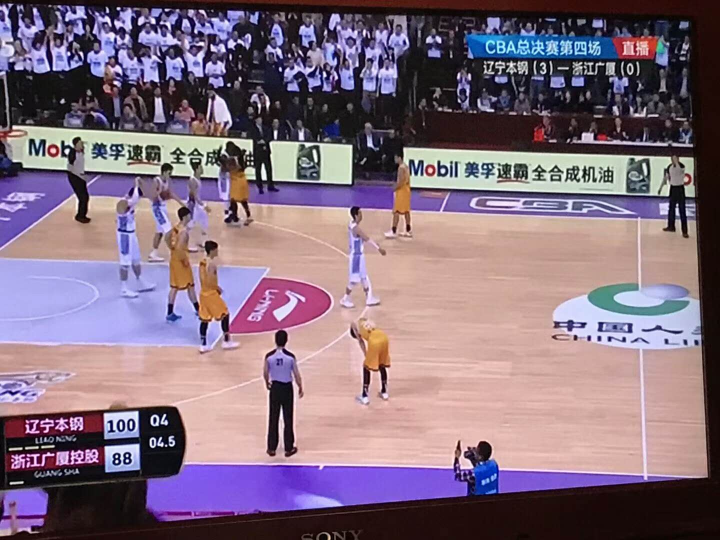
#> input picture 经典神经网络结构/AlexNet/original/people.jpg, 1440 x 1080 px (shown at 1/2 size)
$ python -i data_augumentation.py   (imports and definitions only)
#> lines starting #> are read from the running program, lines starting #| are printed output that depends on the picture
#> further down, picture is the input picture: PIL image 1440x1080 RGB; mean R, G, B 131.2, 110.1, 126.1
from PIL import Image, ImageEnhance, ImageOps, ImageFile
import numpy as np
import random
import threading, os, time
import sys
import logging
import cv2
logger = logging.getLogger(__name__)
ImageFile.LOAD_TRUNCATED_IMAGES = True


class DataAugmentation:
    """
    包含数据增强的八种方式
    """


    def __init__(self):
        pass

    @staticmethod
    def openImage(image):
        return Image.open(image, mode="r")

    # [62 lines left out: functions randomRotation, randomFlip, Tranform, randomCrop, not called in this run]

    @staticmethod
    def randomColor(image):
        """
        对图像进行颜色抖动
        :param image: PIL的图像image
        :return: 有颜色色差的图像image
        """
        random_factor = np.random.randint(0, 31) / 10.  # 随机因子
        color_image = ImageEnhance.Color(image).enhance(random_factor)  # 调整图像的饱和度
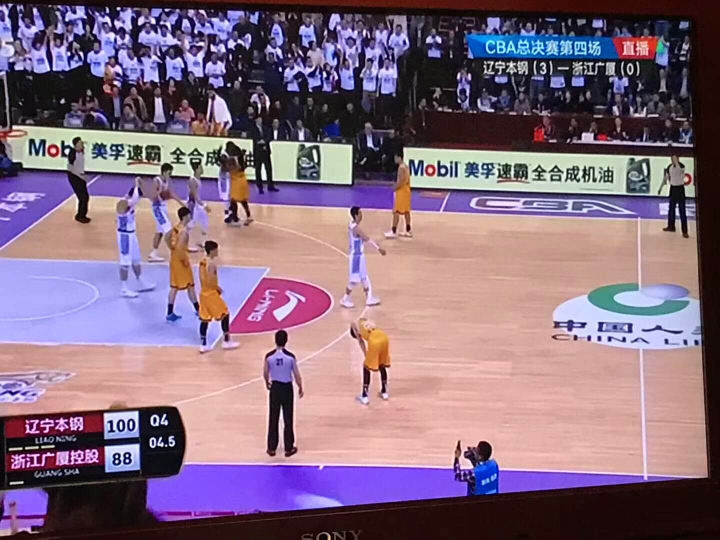
#> color_image: PIL image 1440x1080 RGB (shown at 1/2 size); mean R, G, B 133.3, 108, 127.1
        random_factor = np.random.randint(10, 21) / 10.  # 随机因子
        brightness_image = ImageEnhance.Brightness(color_image).enhance(random_factor)  # 调整图像的亮度
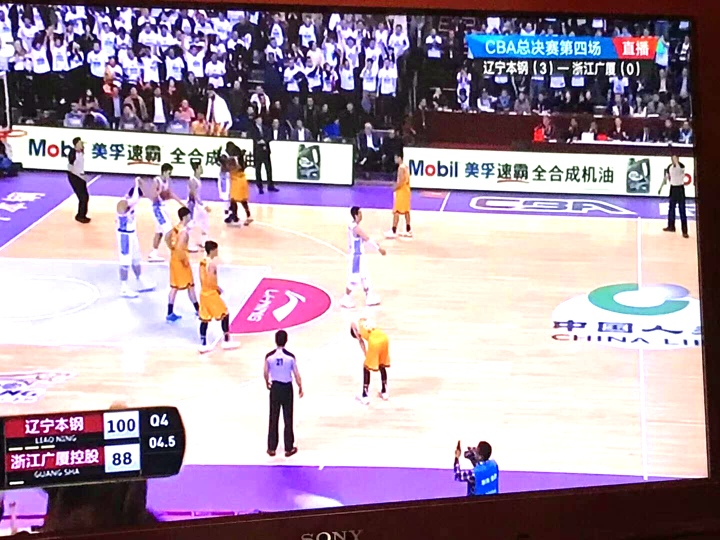
#> brightness_image: PIL image 1440x1080 RGB (shown at 1/2 size); mean R, G, B 171.8, 153.9, 169.7
        random_factor = np.random.randint(10, 21) / 10.  # 随机因1子
        contrast_image = ImageEnhance.Contrast(brightness_image).enhance(random_factor)  # 调整图像对比度
        random_factor = np.random.randint(0, 31) / 10.  # 随机因子
        return ImageEnhance.Sharpness(contrast_image).enhance(random_factor)  # 调整图像锐度

    # [31 lines left out: function randomGaussian, not called in this run]

    @staticmethod
    def saveImage(image, path):
        image.save(path)


# [31 lines left out: functions makeDir, imageOps, not called in this run]


#opsList = {"randomFlip","randomRotation", "randomCrop", "randomColor", "randomGaussian"}
opsList = { "randomFlip"}

# [32 lines left out: function threadOPS, not called in this run]


# [2 lines not run here, left out]

>>> from PIL import Image
>>> picture = Image.open('original/people.jpg')
>>> result = DataAugmentation().randomColor(picture)
